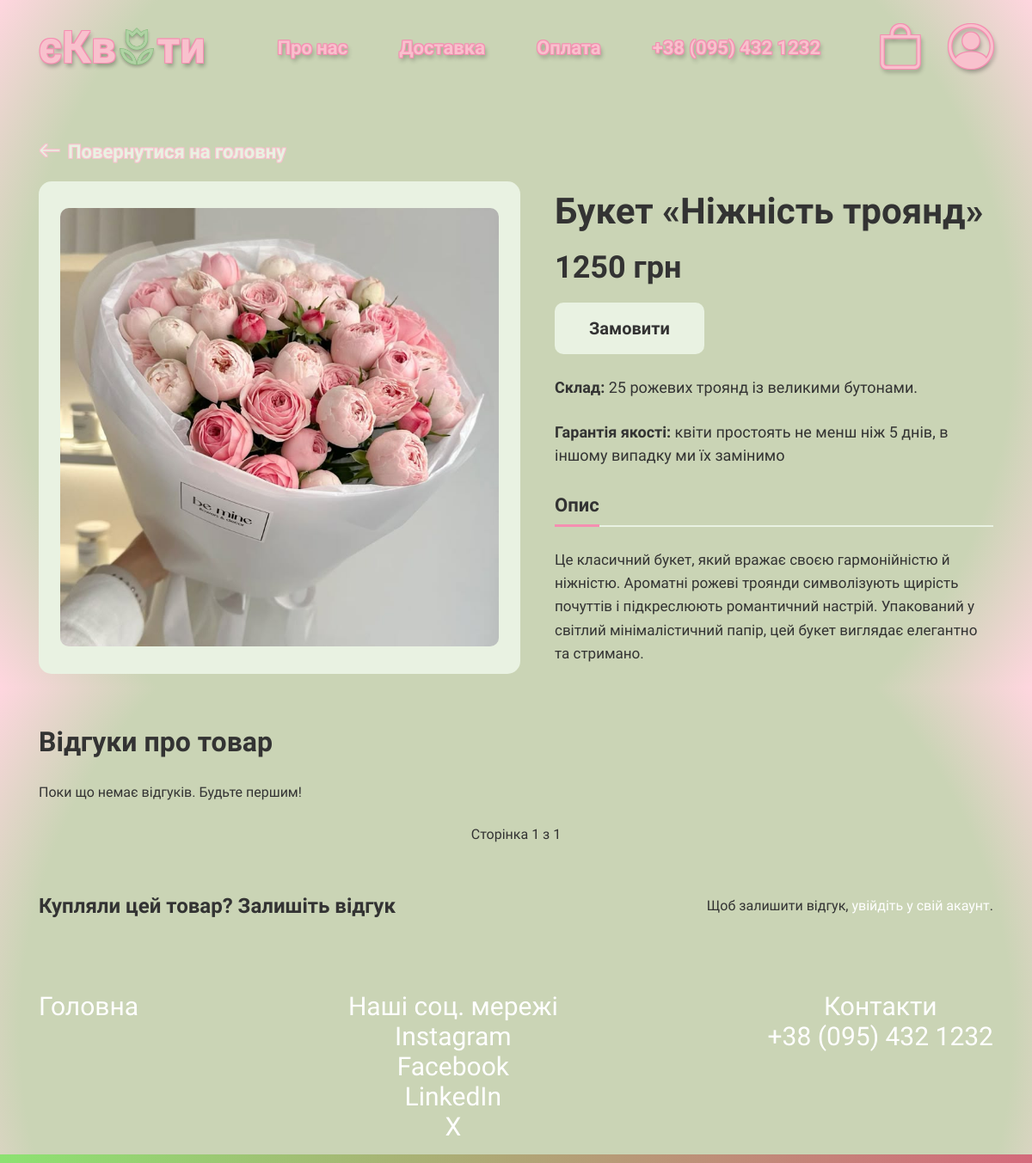
/pro_tovar/1/, run on an earlier commit of the app's database.
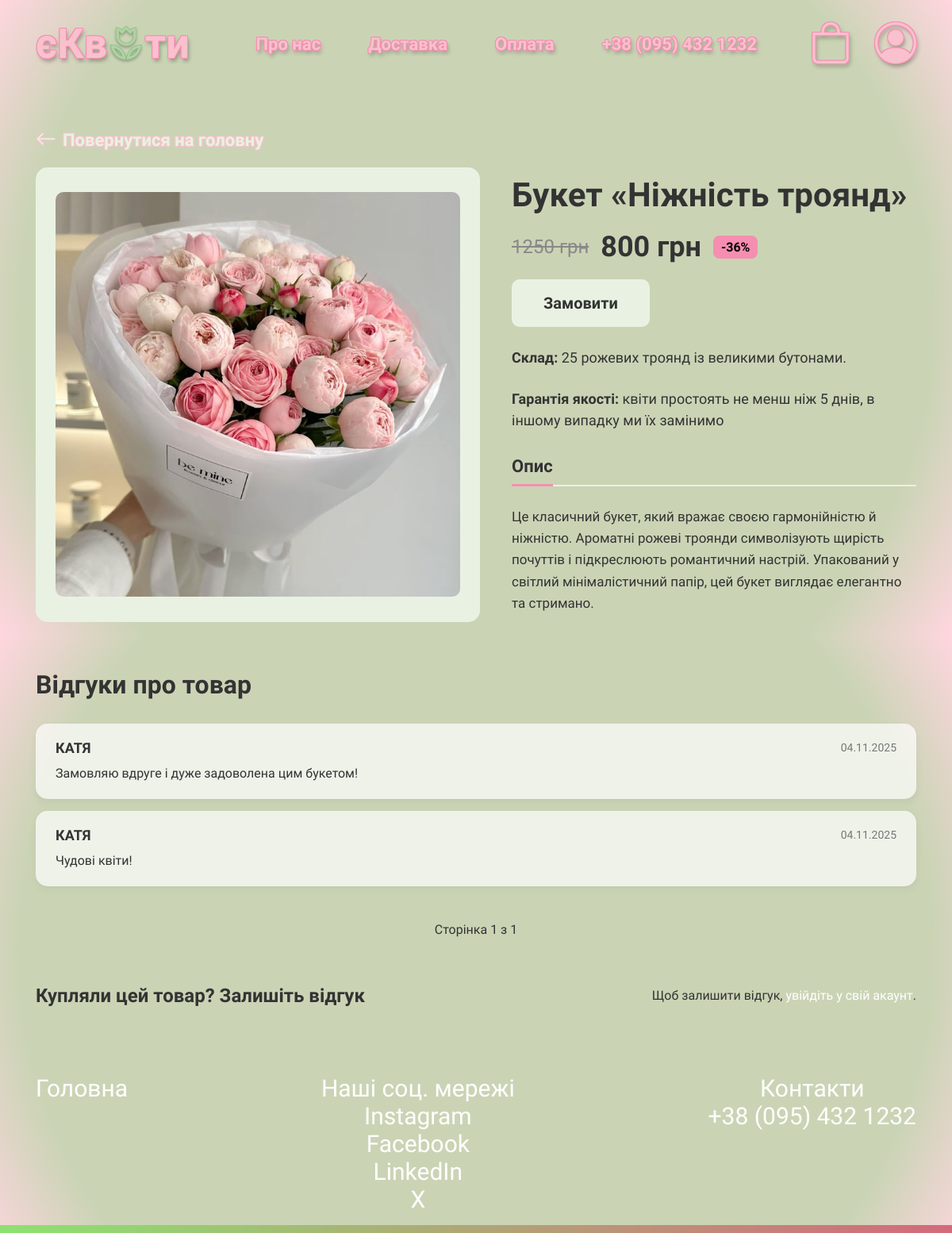
And on a later commit of the database.
### shop/models.py (models this page shows, shortened)
class Bouquet(models.Model):
    name = models.CharField(max_length=100, verbose_name="Назва букета")
    flowers = models.ManyToManyField(FlowerType, related_name="bouquets", verbose_name="Квіти у складі")
    composition = models.TextField(verbose_name="Склад")
    description = models.TextField(verbose_name="Опис")
    price = models.DecimalField(max_digits=8, decimal_places=2, verbose_name="Ціна")
    new_price = models.DecimalField(max_digits=8, decimal_places=2, null=True, blank=True, verbose_name="Нова ціна")
    image = models.ImageField(upload_to="bouquets/", verbose_name="Зображення")

class BouquetReview(models.Model):
    user = models.ForeignKey(settings.AUTH_USER_MODEL, on_delete=models.CASCADE)
    bouquet = models.ForeignKey(Bouquet, on_delete=models.CASCADE, related_name='reviews')
    text = models.TextField(verbose_name='Відгук')
    created_at = models.DateTimeField(auto_now_add=True)
    class Meta:
        ordering = ['-created_at']
        verbose_name = "Відгук"
        verbose_name_plural = "Відгуки"

### users/models.py (models this page shows, shortened)
class CustomUser(AbstractUser):
    username = None
    email = models.EmailField(unique=True, max_length=100)
    objects = CustomUserManager()
    groups = models.ManyToManyField(
        Group,
        related_name='customuser_set',
        blank=True,
        help_text='The groups this user belongs to. A user will get all permissions granted to each of their groups.',
        verbose_name='groups',
    )
    user_permissions = models.ManyToManyField(
        Permission,
        related_name='customuser_permissions',
        blank=True,
        help_text='Specific permissions for this user.',
        verbose_name='user permissions',
    )
    USERNAME_FIELD = 'email'
    REQUIRED_FIELDS = []

### shop/views.py (the view)
# urls.py: path('pro_tovar/<int:id>/', views.pro_tovar, name='pro_tovar'),
def pro_tovar(request, id):
    bouquet = get_object_or_404(Bouquet, id=id)
    reviews = bouquet.reviews.all()
    if request.method == 'POST':
        if not request.user.is_authenticated:
            return redirect('shop:home')
        review_form = BouquetReviewForm(request.POST)
        if review_form.is_valid():
            review = review_form.save(commit=False)
            review.bouquet = bouquet
            review.user = request.user
            review.save()
            return redirect('shop:pro_tovar', id=bouquet.id)
    else:
        review_form = BouquetReviewForm()
    discount = None
    if bouquet.new_price:
        discount = round((bouquet.price - bouquet.new_price) / bouquet.price * 100)
    paginator = Paginator(reviews, 5)
    page_number = request.GET.get('page')
    page_obj = paginator.get_page(page_number)
    context = {
        'bouquet': bouquet,
        'discount': discount,
        'review_form': review_form,
        'reviews': page_obj.object_list,
        'page_obj': page_obj,
    }
    return render(request, 'shop/pro_tovar.html', context)

### templates/shop/pro_tovar.html (shortened to what this page needs)
{% extends "shop/base.html" %}
{% block css_links %}
{% load static %}
<link rel="stylesheet" href="{% static "shop/css/pro_tovar.css" %}">
{% endblock css_links %}
{% block content %}
    <main class="product-page-container">
        <a href="javascript:history.back()" class="nav-link" id="back-arrow-button">
            <i class="bi bi-arrow-left"></i> Повернутися на головну
        </a>
        <section class="product-details-section">
            <div class="product-layout">
                <div class="product-image-container">
                    <img src="{{ bouquet.image.url }}" alt="{{ bouquet.name }}"> </div>
                <div class="product-info-container">
                    <h1 class="product-title">Букет {{ bouquet.name }}</h1>
                    <div class="product-price">
                        {% if bouquet.new_price %}
                            <span class="old-price">{{ bouquet.price|floatformat:0 }} грн</span>
                            <span class="new-price">{{ bouquet.new_price|floatformat:0 }} грн</span>
                            <span class="discount-badge">-{{ discount|floatformat:0 }}%</span>
                        {% else %}
                            <span class="new-price">{{ bouquet.price|floatformat:0 }} грн</span>
                        {% endif %}
                    </div>
                    <button class="order-button">Замовити</button>
                    <p class="product-composition">
                        <strong>Склад:</strong> {{bouquet.composition}}
                    </p>
                    <p class="product-guarantee">
                        <strong>Гарантія якості:</strong> квіти простоять не менш ніж 5 днів, в іншому випадку ми їх замінимо
                    </p>
                    <div class="tabs-container">
                        <div class="tabs-nav">
                            <button class="tab-link active" data-tab="description">Опис</button>
                        </div>
                        <div class="tabs-content">
                            <div id="description" class="tab-pane active">
                                <p>{{bouquet.description}}</p>
                            </div>
                        </div>
                    </div>
                </div>
            </div>
        </section>
        <section class="product-reviews">
            <h2 class="reviews-title">Відгуки про товар</h2>
            <div class="reviews-list">
                {% for review in reviews %}
                    <div class="review-item">
                        <div class="review-header">
                            <span class="review-author">{{review.user.first_name}}</span>
                            <span class="review-date">{{ review.created_at|date:"d.m.Y" }}</span>
                        </div>
                        <p class="review-body">{{review.text}}</p>
                    </div>
                {% empty %}
                    <p>Поки що немає відгуків. Будьте першим!</p>
                {% endfor %}
            </div>
            <div class="pagination">
                <span class="current-page">Сторінка {{ page_obj.number }} з {{ page_obj.paginator.num_pages }}</span>
            </div>
        </section>
        <section class="add-review-section">
            <h3 class="add-review-title">Купляли цей товар? Залишіть відгук</h3>
            {% if user.is_authenticated %}
                <form class="review-form" method="POST" action="{% url "shop:pro_tovar" bouquet.id %}">
                    {% csrf_token %}
                    {{ review_form.text }}
                    <button type="submit" class="submit-review-button" name="send-review">Надіслати</button>
                </form>
            {% else %}
                <p>Щоб залишити відгук, <a href="{% url 'shop:home' %}">увійдіть у свій акаунт</a>.</p>
            {% endif %}
        </section>
    </main>
{% endblock content %}

What changed in the data, as far as the page shows it:
changed Bouquet "«Ніжність троянд»": new_price (not shown) → "800"
added BouquetReview: user.first_name "КАТЯ", created_at "04.11.2025", text "Замовляю вдруге і дуже задоволена цим букетом!"
added BouquetReview: user.first_name "КАТЯ", created_at "04.11.2025", text "Чудові квіти!"
Also different on the page:
{{ discount|floatformat:0 }}: (not shown) → "36"
text no longer shown: "Поки що немає відгуків. Будьте першим!"
